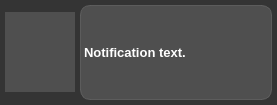
<?xml version="1.0" encoding="UTF-8"?>
<ui version="4.0">
 <class>Notification</class>
 <widget class="QWidget" name="Notification">
  <property name="geometry">
   <rect>
    <x>0</x>
    <y>0</y>
    <width>277</width>
    <height>105</height>
   </rect>
  </property>
  <property name="windowTitle">
   <string>Form</string>
  </property>
  <property name="styleSheet">
   <string notr="true"/>
  </property>
  <layout class="QGridLayout" name="gridLayout">
   <property name="leftMargin">
    <number>0</number>
   </property>
   <property name="topMargin">
    <number>0</number>
   </property>
   <property name="rightMargin">
    <number>0</number>
   </property>
   <property name="bottomMargin">
    <number>0</number>
   </property>
   <property name="spacing">
    <number>0</number>
   </property>
   <item row="0" column="0">
    <widget class="QWidget" name="widget" native="true">
     <property name="styleSheet">
      <string notr="true">QWidget
{
	background-color:rgba(0, 0, 0, 200);
}</string>
     </property>
     <layout class="QHBoxLayout" name="horizontalLayout">
      <property name="spacing">
       <number>5</number>
      </property>
      <property name="leftMargin">
       <number>5</number>
      </property>
      <property name="topMargin">
       <number>5</number>
      </property>
      <property name="rightMargin">
       <number>5</number>
      </property>
      <property name="bottomMargin">
       <number>5</number>
      </property>
      <item>
       <widget class="QLabel" name="labelNotificationImage">
        <property name="minimumSize">
         <size>
          <width>70</width>
          <height>80</height>
         </size>
        </property>
        <property name="maximumSize">
         <size>
          <width>70</width>
          <height>80</height>
         </size>
        </property>
        <property name="styleSheet">
         <string notr="true">QLabel{
	background-color:rgba(99, 99, 99, 150);
}</string>
        </property>
        <property name="text">
         <string/>
        </property>
        <property name="scaledContents">
         <bool>true</bool>
        </property>
       </widget>
      </item>
      <item>
       <widget class="QLabel" name="labelNotificationText">
        <property name="font">
         <font>
          <family>Arial</family>
          <pointsize>10</pointsize>
          <weight>75</weight>
          <bold>true</bold>
          <underline>false</underline>
         </font>
        </property>
        <property name="styleSheet">
         <string notr="true">QLabel
{
	background-color:rgba(99, 99, 99, 150);
	color: white;
	border-style: solid;
	border-width: 1px;
	border-color: rgba(99, 99, 99, 200);
	border-radius: 10px;
	
}</string>
        </property>
        <property name="text">
         <string>Notification text.</string>
        </property>
        <property name="wordWrap">
         <bool>true</bool>
        </property>
       </widget>
      </item>
     </layout>
    </widget>
   </item>
  </layout>
 </widget>
 <resources/>
 <connections/>
</ui>
